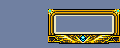

This game map was drawn from its Tiled (.tmx) file and the tilesets committed beside it. A one-line description and the full map source follow:
An orthogonal 15x6 tile map with 8x8 px tiles, 1 tile layer (Tile Layer 1).

<map version="1.5" tiledversion="1.7.2" orientation="orthogonal" renderorder="right-down" width="15" height="6" tilewidth="8" tileheight="8" infinite="0" nextlayerid="2" nextobjectid="1">
 <tileset firstgid="1" name="MenuTiles" tilewidth="8" tileheight="8" tilecount="136" columns="17">
  <image source="Fenreir_BattleTileset.png" width="136" height="64" />
 </tileset>
 <layer id="1" name="Tile Layer 1" width="15" height="6">
  <data encoding="csv">
1,1,1,1,1,1,1,1,1,1,1,1,1,1,1,
1,1,1,1,1,1,35,36,36,36,36,36,36,36,2147483683,
1,1,1,1,1,1,38,99,101,103,105,107,109,111,2147483686,
1,1,1,1,1,1,38,100,102,104,106,108,110,112,2147483686,
1,1,1,1,1,1,40,41,42,43,44,45,46,47,2147483688,
61,1,1,1,1,1,49,2147483704,51,52,53,54,55,56,2147483697
</data>
 </layer>
</map>
